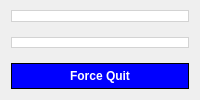
     <widget class="QWidget" name="LeftCol" native="true">
      <property name="sizePolicy">
       <sizepolicy hsizetype="Expanding" vsizetype="Expanding">
        <horstretch>0</horstretch>
        <verstretch>0</verstretch>
       </sizepolicy>
      </property>
      <property name="styleSheet">
       <string notr="true">QWidget{
 background-color: none;
border: none
}</string>
      </property>
      <layout class="QVBoxLayout" name="verticalLayout" stretch="8,7,1">
       <property name="spacing">
        <number>15</number>
       </property>
       <property name="topMargin">
        <number>10</number>
       </property>
       <item>
        <widget class="QWidget" name="animation_widget" native="true">
         <property name="sizePolicy">
          <sizepolicy hsizetype="Expanding" vsizetype="Expanding">
           <horstretch>0</horstretch>
           <verstretch>0</verstretch>
          </sizepolicy>
         </property>
         <property name="styleSheet">
          <string notr="true">QWidget{
background-color: rgb(255, 255, 255);
border: 1px solid rgb(211, 211, 211);
}</string>
         </property>
        </widget>
       </item>
       <item>
        <widget class="QWidget" name="foot_widget_1" native="true">
         <property name="sizePolicy">
          <sizepolicy hsizetype="Expanding" vsizetype="Expanding">
           <horstretch>0</horstretch>
           <verstretch>0</verstretch>
          </sizepolicy>
         </property>
         <property name="styleSheet">
          <string notr="true">QWidget{
background-color: rgb(255, 255, 255);
border: 1px solid rgb(211, 211, 211)

}</string>
         </property>
        </widget>
       </item>
       <item>
        <widget class="QWidget" name="widget_27" native="true">
         <property name="sizePolicy">
          <sizepolicy hsizetype="Expanding" vsizetype="Expanding">
           <horstretch>0</horstretch>
           <verstretch>0</verstretch>
          </sizepolicy>
         </property>
         <property name="cursor">
          <cursorShape>PointingHandCursor</cursorShape>
         </property>
         <property name="styleSheet">
          <string notr="true">QWidget{
 background-color: blue;
border: 1px solid black
}

QWidget:hover{
	background-color: rgb(0, 85, 255);
}



</string>
         </property>
         <layout class="QHBoxLayout" name="horizontalLayout_2">
          <property name="spacing">
           <number>4</number>
          </property>
          <property name="sizeConstraint">
           <enum>QLayout::SetDefaultConstraint</enum>
          </property>
          <property name="leftMargin">
           <number>0</number>
          </property>
          <property name="topMargin">
           <number>6</number>
          </property>
          <property name="rightMargin">
           <number>0</number>
          </property>
          <property name="bottomMargin">
           <number>6</number>
          </property>
          <item>
           <widget class="QPushButton" name="force_quit_button">
            <property name="sizePolicy">
             <sizepolicy hsizetype="Expanding" vsizetype="Expanding">
              <horstretch>0</horstretch>
              <verstretch>0</verstretch>
             </sizepolicy>
            </property>
            <property name="cursor">
             <cursorShape>PointingHandCursor</cursorShape>
            </property>
            <property name="layoutDirection">
             <enum>Qt::LeftToRight</enum>
            </property>
            <property name="styleSheet">
             <string notr="true">

QPushButton{
 color: white;
 border : none;
	font: 12pt &quot;MS Shell Dlg 2&quot;;
font-weight: bold;
background-color : none


}</string>
            </property>
            <property name="text">
             <string>Force Quit</string>
            </property>
            <property name="autoDefault">
             <bool>false</bool>
            </property>
            <property name="default">
             <bool>false</bool>
            </property>
            <property name="flat">
             <bool>false</bool>
            </property>
           </widget>
          </item>
         </layout>
        </widget>
       </item>
      </layout>
     </widget>
